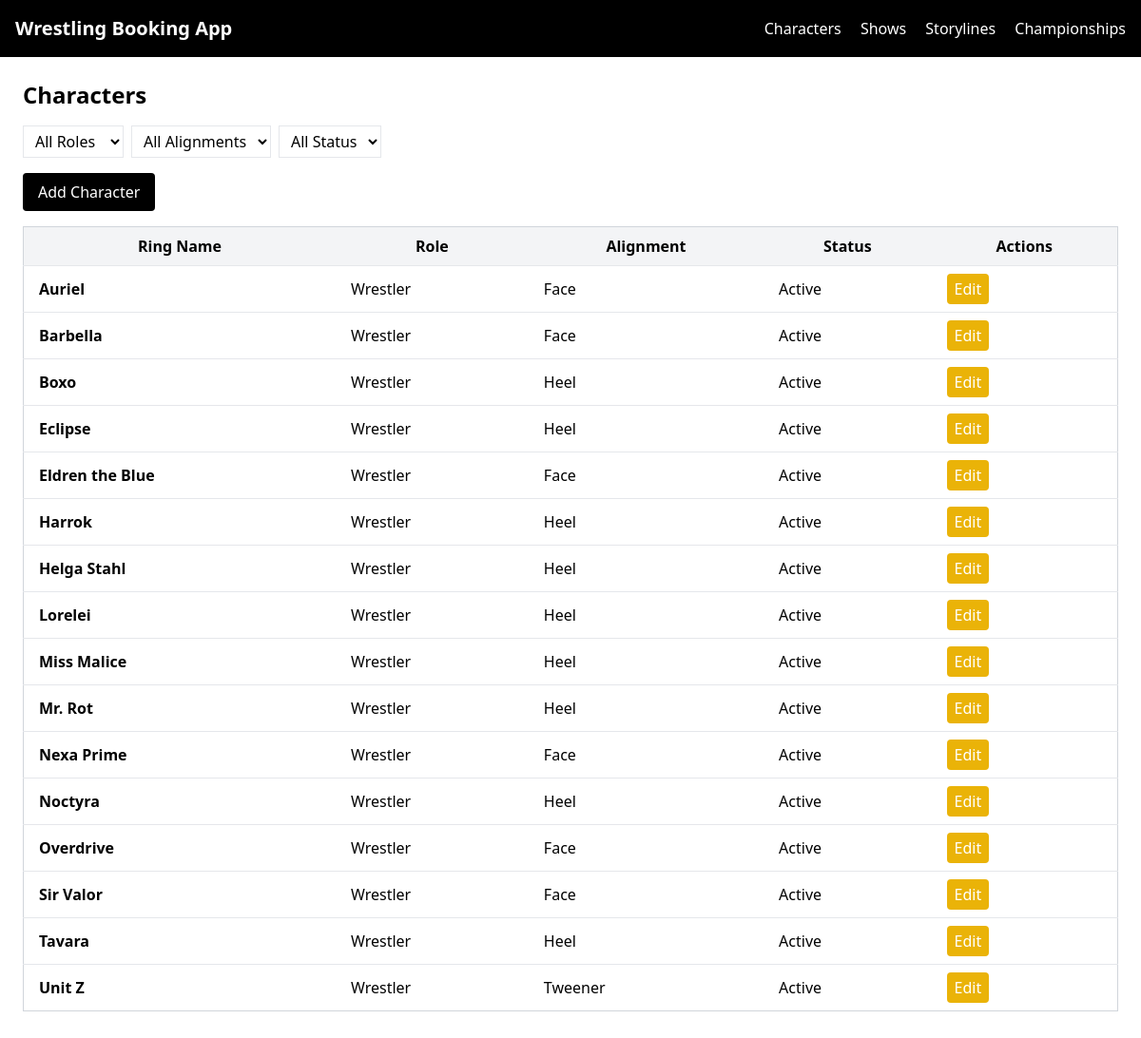
The page /characters/characters/ on the database its author committed.
### core/models.py (models this page shows, shortened)
class Character(models.Model):
    class Role(models.TextChoices):
        WRESTLER = "WRESTLER", "Wrestler"
        MANAGER = "MANAGER", "Manager"
        REFEREE = "REFEREE", "Referee"
        BOOKER = "BOOKER", "Booker"
    class Gender(models.TextChoices):
        MALE = "MALE", "Male"
        FEMALE = "FEMALE", "Female"
        NA = "NA", "N/A"
    class Alignment(models.TextChoices):
        FACE = "FACE", "Face"
        HEEL = "HEEL", "Heel"
        TWEENER = "TWEENER", "Tweener"
    ring_name = models.CharField(max_length=100, unique=True)
    role = models.CharField(max_length=20, choices=Role.choices)
    gender = models.CharField(max_length=10, choices=Gender.choices)
    alignment = models.CharField(max_length=10, choices=Alignment.choices)
    finisher = models.CharField(max_length=100, blank=True)
    active = models.BooleanField(default=True)
    injured = models.BooleanField(default=False)
    notes = models.TextField(blank=True)
    created_at = models.DateTimeField(auto_now_add=True)

### core/views.py (the view)
# urls.py: path("characters/", CharacterListView.as_view(), name="character-list"),
class CharacterListView(ListView):
    model = Character
    template_name = "core/character_list.html"
    context_object_name = "characters"
    paginate_by = 20  # optional pagination
    def get_queryset(self):
        qs = super().get_queryset()
        role = self.request.GET.get("role")
        alignment = self.request.GET.get("alignment")
        active = self.request.GET.get("active")
        if role:
            qs = qs.filter(role=role)
        if alignment:
            qs = qs.filter(alignment=alignment)
        if active:
            if active.lower() == "true":
                qs = qs.filter(active=True)
            elif active.lower() == "false":
                qs = qs.filter(active=False)
        return qs.order_by("ring_name")

### core/templates/core/character_list.html (shortened to what this page needs)
{% extends "base.html" %}
{% block content %}
<h1 class="text-2xl font-bold mb-4">Characters</h1>
<form method="get" class="mb-4 flex gap-2">
  <select name="role" class="border px-2 py-1 bg-white dark:bg-gray-800">
    <option value="">All Roles</option>
  </select>
  <select name="alignment" class="border px-2 py-1 bg-white dark:bg-gray-800">
    <option value="">All Alignments</option>
  </select>
  <select name="active" class="border px-2 py-1 bg-white dark:bg-gray-800">
    <option value="">All Status</option>
  </select>
  <button type="submit" class="bg-black text-white px-4 py-1 bg-white dark:bg-gray-800">Filter</button>
</form>
<a href="{% url 'character-add' %}" class="bg-black text-white px-4 py-2 rounded mb-4 inline-block">
    Add Character
</a>
<table class="min-w-full border border-gray-300">
  <thead>
    <tr class="bg-gray-100 dark:bg-gray-700">
      <th class="px-4 py-2">Ring Name</th>
      <th class="px-4 py-2">Role</th>
      <th class="px-4 py-2">Alignment</th>
      <th class="px-4 py-2">Status</th>
      <th class="px-4 py-2">Actions</th>
    </tr>
  </thead>
  <tbody>
    {% for char in characters %}
    <tr
      class="border-t hover:bg-gray-50 dark:hover:bg-gray-800 cursor-pointer"
      onclick="window.location='{% url 'character-detail' char.id %}'"
    >
      <td class="px-4 py-2 font-bold">{{ char.ring_name }}</td>
      <td class="px-4 py-2">{{ char.get_role_display }}</td>
      <td class="px-4 py-2">{{ char.get_alignment_display }}</td>
      <td class="px-4 py-2">
        {% if char.active %}Active{% else %}Inactive{% endif %}
      </td>
      <td class="px-4 py-2">
        <button onclick="event.stopPropagation(); window.location='{% url 'character-edit' char.id %}'" class="bg-yellow-500 text-white px-2 py-1 rounded">Edit</button>
      </td>
    </tr>
    {% empty %}
    <tr>
      <td colspan="4" class="px-4 py-2">No characters found.</td>
    </tr>
    {% endfor %}
  </tbody>
</table>
{% endblock %}

### rows shown on the page
Character: ring_name "Auriel", role "Wrestler", alignment "Face", active "Active"
Character: ring_name "Barbella", role "Wrestler", alignment "Face", active "Active"
Character: ring_name "Boxo", role "Wrestler", alignment "Heel", active "Active"
Character: ring_name "Eclipse", role "Wrestler", alignment "Heel", active "Active"
Character: ring_name "Eldren the Blue", role "Wrestler", alignment "Face", active "Active"
Character: ring_name "Harrok", role "Wrestler", alignment "Heel", active "Active"
Character: ring_name "Helga Stahl", role "Wrestler", alignment "Heel", active "Active"
Character: ring_name "Lorelei", role "Wrestler", alignment "Heel", active "Active"
Character: ring_name "Miss Malice", role "Wrestler", alignment "Heel", active "Active"
Character: ring_name "Mr. Rot", role "Wrestler", alignment "Heel", active "Active"
Character: ring_name "Nexa Prime", role "Wrestler", alignment "Face", active "Active"
Character: ring_name "Noctyra", role "Wrestler", alignment "Heel", active "Active"
Character: ring_name "Overdrive", role "Wrestler", alignment "Face", active "Active"
Character: ring_name "Sir Valor", role "Wrestler", alignment "Face", active "Active"
Character: ring_name "Tavara", role "Wrestler", alignment "Heel", active "Active"
Character: ring_name "Unit Z", role "Wrestler", alignment "Tweener", active "Active"
